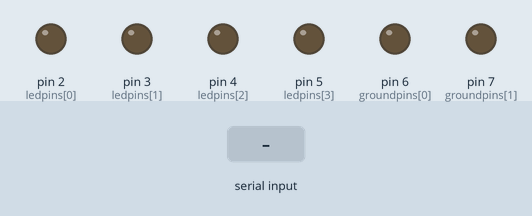
Bench run of a sketch on a simulated Arduino Uno, built with avr-gcc and run on an emulated ATmega328P. Shown: output pins drawn as LEDs (lit = HIGH). The inputs (shaded band) are chosen by the test bench. What the sketch prints to the serial monitor is not drawn.

Above: at 1.3 s.
1.4 s: "5\n" received over Serial
At 1.9 s:
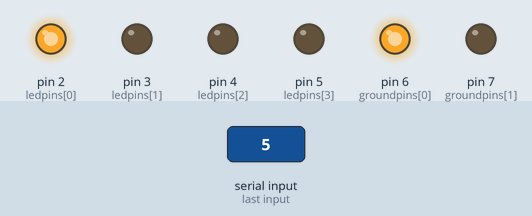
2.9 s: "90 45\n" received over Serial
At 3.7 s:
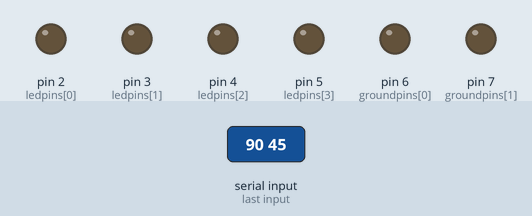
Timing chart, 0 to 5.9 s (numbered marks = the images above; inputs shaded):
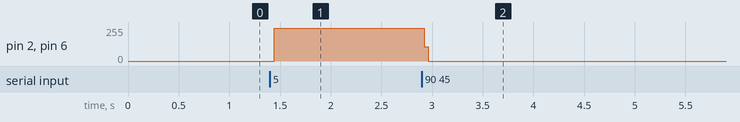

The sketch:

LedCube.ino
```cpp
int ledpins[] = {2, 3, 4, 5};
int groundpins[] = {6, 7};
int ledMapping[8][2] = {
  {2, 7},
  {3, 7},
  {4, 7},
  {5, 7},
  {2, 6},
  {3, 6},
  {4, 6},
  {5, 6}
};

const int maxSequenceLength = 8;
int ledSequence[maxSequenceLength];
int sequenceLength = 0;
int sequenceIndex = 0;
bool validInput = false;

void setup() {
  Serial.begin(9600);
  for (int i = 0; i < 4; i++) {
    pinMode(ledpins[i], OUTPUT);
  }
  for (int i = 0; i < 2; i++) {
    pinMode(groundpins[i], OUTPUT);
  }
  Serial.println("Введите номера светодиодов от 1 до 8.");
  Serial.println("Верхний слой    Нижний слой");
  Serial.println("   3 — 4           7 — 8");
  Serial.println("   |   |           |   |");
  Serial.println("   2 — 1           6 — 5");
  Serial.println("Пример: 1 2 8 3");
}

void loop() {
  if (Serial.available() > 0) {
    String input = Serial.readStringUntil('\n');
    parseInput(input);
    sequenceIndex = 0;
  }

  if (validInput && sequenceLength > 0) {
    turnOnLed(ledSequence[sequenceIndex]);
    sequenceIndex = (sequenceIndex + 1) % sequenceLength;
  }
}

void turnOnLed(int ledNumber) {
  int pin = ledMapping[ledNumber - 1][0];
  int ground = ledMapping[ledNumber - 1][1];
  digitalWrite(pin, HIGH);
  digitalWrite(ground, HIGH);
  delay(1);
  digitalWrite(pin, LOW);
  digitalWrite(ground, LOW);
}

void parseInput(String input) {
  sequenceLength = 0;
  validInput = true;

  input.trim();

  int numBuffer = 0;
  bool inNumber = false;

  for (int i = 0; i < input.length(); i++) {
    char c = input[i];

    if (isdigit(c)) {
      numBuffer = numBuffer * 10 + (c - '0');
      inNumber = true;
    } else if (c == ' ') {
      if (inNumber) {
        if (numBuffer >= 1 && numBuffer <= 8 && sequenceLength < maxSequenceLength) {
          ledSequence[sequenceLength++] = numBuffer;
          numBuffer = 0;
          inNumber = false;
        } else {
          Serial.println("Ошибка: Неверный номер светодиода.");
          validInput = false;
          return;
        }
      }
    } else {
      Serial.println("Ошибка: Неверный номер светодиода.");
      validInput = false;
      return;
    }
  }
  if (inNumber) {
    if (numBuffer >= 1 && numBuffer <= 8 && sequenceLength < maxSequenceLength) {
      ledSequence[sequenceLength++] = numBuffer;
    } else {
      Serial.println("Ошибка: Чисел не может быть больше 8 штук.");
      validInput = false;
    }
  }
  if (sequenceLength == 0) {
    Serial.println("Ошибка: Введите хотя бы один номер светодиода.");
    validInput = false;
  }

}
```

Measured:
- after the input at 1.4 s, pin 2 (ledpins[0]), pin 6 (groundpins[0]): 0/255 → 245/255 at once
- after the input at 2.9 s, pin 2 (ledpins[0]), pin 6 (groundpins[0]): 245/255 → 0/255 at once
